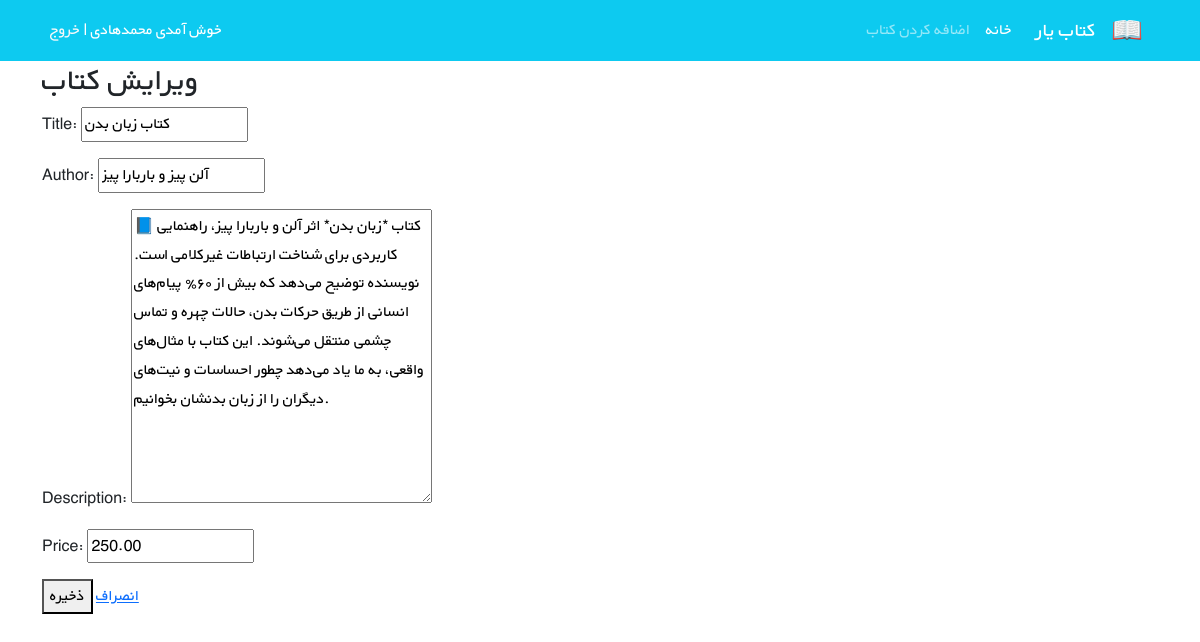
The app's page /book/6/edit/ with its own data.
### books/models.py (models this page shows, shortened)
class Books(models.Model):
    title = models.CharField(max_length=200)
    author=models.CharField(max_length=200)
    description=models.TextField()
    price=models.DecimalField(max_digits=5,decimal_places=2)

### books/views.py (the view, shortened to what this page needs)
# urls.py: path('<int:pk>/edit/', BookUpdateView.as_view(), name='book_update'),
class BookUpdateView(generic.UpdateView):
    model = Books
    template_name = 'books/book_update.html'
    fields = ['title', 'author', 'description', 'price']

### books/templates/books/book_update.html (shortened to what this page needs)
{% extends "_base.html" %}
{% block content %}
    <h2>ویرایش کتاب</h2>
    <form method="post">
        {{ form.as_p }}
        <button type="submit">ذخیره</button>
        <a href="{% url 'book_list' %}">انصراف</a>
    </form>
{% endblock %}

### books/static/css/style.css (style rules this page uses)
* { font-family: 'BYekan', sans-serif; line-height: 1.8rem; }

### records on screen
Books: title "کتاب زبان بدن", author "آلن پیز و باربارا پیز", description "📘 کتاب *زبان بدن* اثر آلن و باربارا پیز، راهنمایی کاربردی برای شناخت ارتباطات غیرکلامی است. نویسنده توضیح می‌دهد که بیش از ۶۰٪ پیام‌های انسانی از طریق حرکات بدن، حالات چهره و تماس چشمی منتقل می‌شوند. این کتاب با مثال‌های واقعی، به ما یاد می‌دهد چطور احساسات و نیت‌های دیگران را از زبان بدنشان بخوانیم.", price "250.00"
